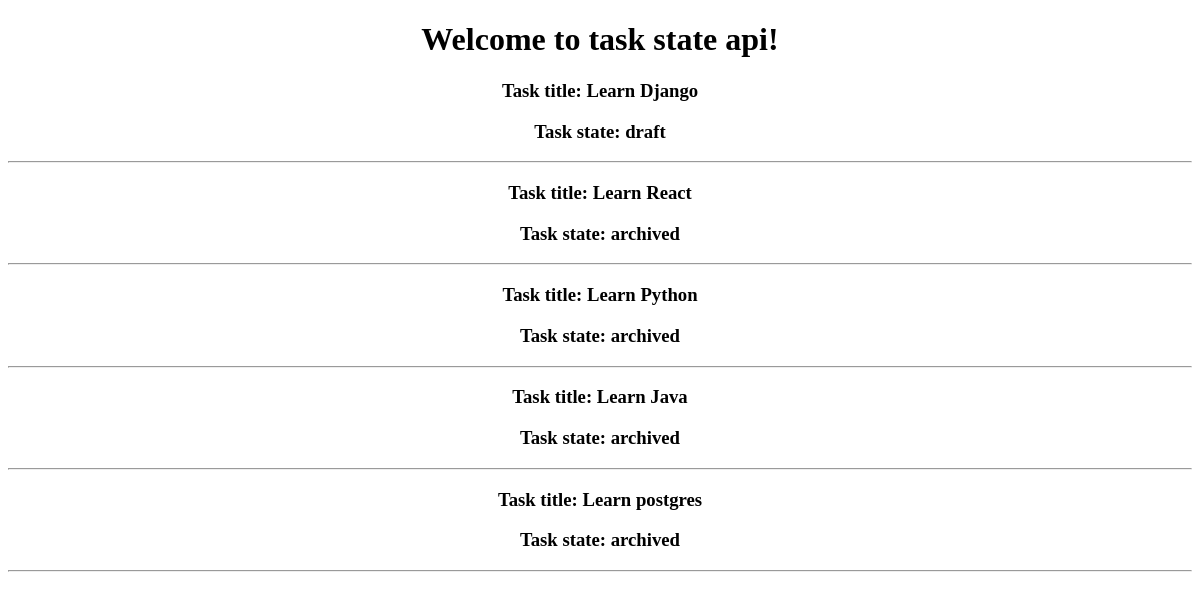
Before: / with the older database file.
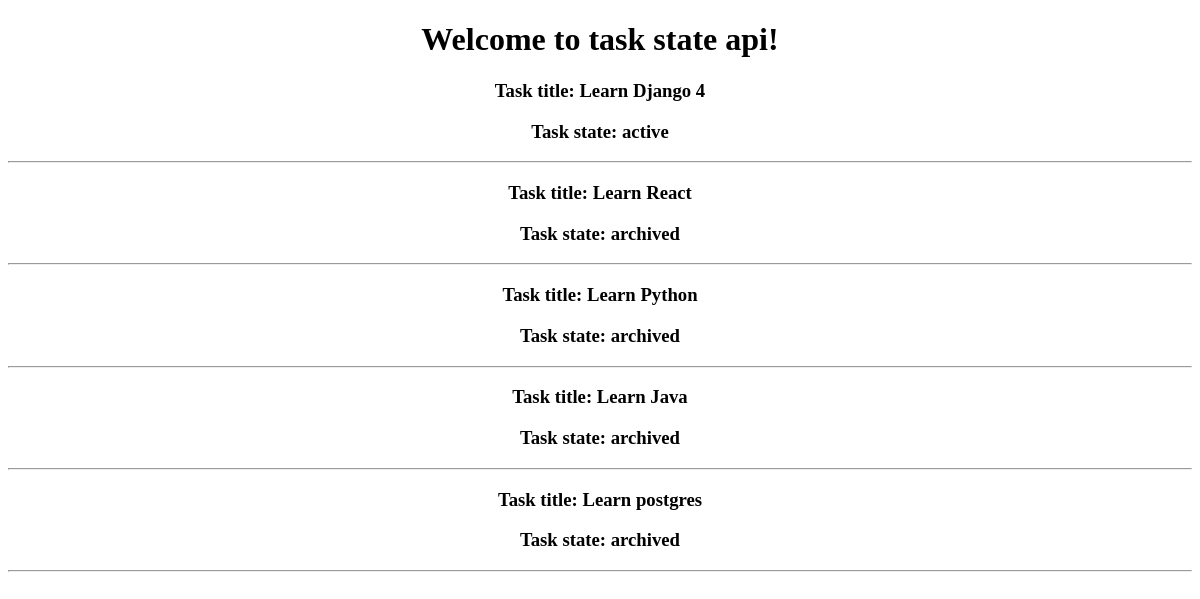
After: the same page with the newer database file.
### api/models.py (models this page shows, shortened)
class Task(models.Model):
    CHOICES = (
        ('draft', 'Draft'),
        ('active', 'Active'),
        ('done', 'Done'),
        ('archived', 'Archived'),
    )
    title = models.TextField()
    state = models.CharField(max_length = 9, choices=CHOICES)

### api/views.py (the view)
# urls.py: path('', index, name='home'),
def index(request):
    tasks = Task.objects.all()
    return render(request, 'api/index.html', {'tasks':tasks})

### api/templates/api/index.html (shortened to what this page needs)
{% load static %}
<!DOCTYPE html>
<html lang="en">
<head>
    <link rel="stylesheet" href="{% static 'css/style.css' %}">
</head>
<body>
	<h1>Welcome to task state api!</h1>
	{% for task in tasks %}
		<h3> Task title: {{task.title}} </h3>
		<h3> Task state: {{task.state}} </h3><hr>
	{% endfor %}
</body>
</html>

Changed rows visible on the page:
changed Task: title "Learn Django" → "Learn Django 4"; state "draft" → "active"
